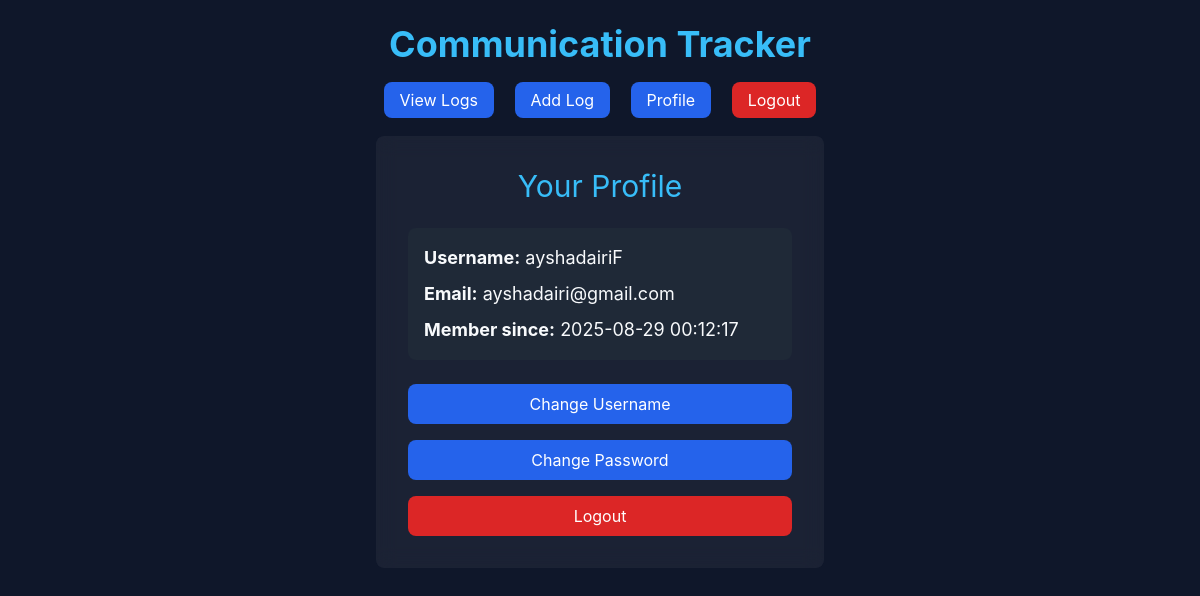
Screenshot of /profile (signed in) with the database file from the repository.
### tables this page shows
CREATE TABLE users (
            id INTEGER PRIMARY KEY AUTOINCREMENT,
            username TEXT UNIQUE NOT NULL CHECK(length(username) BETWEEN 3 AND 20),
            password TEXT NOT NULL CHECK(length(password) >= 8),
            email TEXT UNIQUE,
            is_admin BOOLEAN DEFAULT FALSE,
            created_at DATETIME DEFAULT CURRENT_TIMESTAMP
        );

### app.py (the view)
@app.route('/profile')
@login_required
def profile():
    conn = get_db_connection()
    user = conn.execute('SELECT id, username, email, created_at FROM users WHERE id = ?', [current_user.id]).fetchone()
    conn.close()
    if user:
        return render_template('profile.html', user=user)
    else:
        flash('User not found', 'error')
        return redirect(url_for('index'))

### app.py (called while the page is built)
def get_db_connection():
    conn = sqlite3.connect(DATABASE_PATH)
    conn.row_factory = sqlite3.Row
    return conn

@login_manager.user_loader
def load_user(user_id):
    return User(user_id)

### templates/profile.html (shortened to what this page needs)
{% extends "layout.html" %}
{% block content %}
<div class="glass p-8 rounded-lg max-w-md mx-auto">
    <h1 class="text-3xl neon mb-6 text-center">Your Profile</h1>
    <div class="mb-6 p-4 bg-gray-800 rounded-lg">
        <p class="text-lg"><span class="font-bold">Username:</span> {{ user['username'] }}</p>
        <p class="text-lg mt-2"><span class="font-bold">Email:</span> {{ user['email'] or 'Not set' }}</p>
        <p class="text-lg mt-2"><span class="font-bold">Member since:</span> {{ user['created_at'] }}</p>
    </div>
    <div class="space-y-4">
        <a href="{{ url_for('change_username') }}" class="btn-glow block text-center py-2">Change Username</a>
        <a href="{{ url_for('change_password') }}" class="btn-glow block text-center py-2">Change Password</a>
        <a href="{{ url_for('logout') }}" class="btn-glow block text-center py-2 bg-red-600">Logout</a>
    </div>
</div>
{% endblock %}

### templates/layout.html (style rules this page uses)
body { font-family: 'Inter', sans-serif; background-color: #0f172a; color: #f8fafc; }
.glass { background: rgba(255, 255, 255, 0.05); backdrop-filter: blur(10px); }
.neon { color: #38bdf8; }
.btn-glow { background-color: #2563eb; color: white; border-radius: 0.5rem; padding: 0.5rem 1rem; transition: 0.3s; }

### rows the page displays
users: username "ayshadairiF", email "ayshadairi@gmail.com", created_at "2025-08-29 00:12:17"
